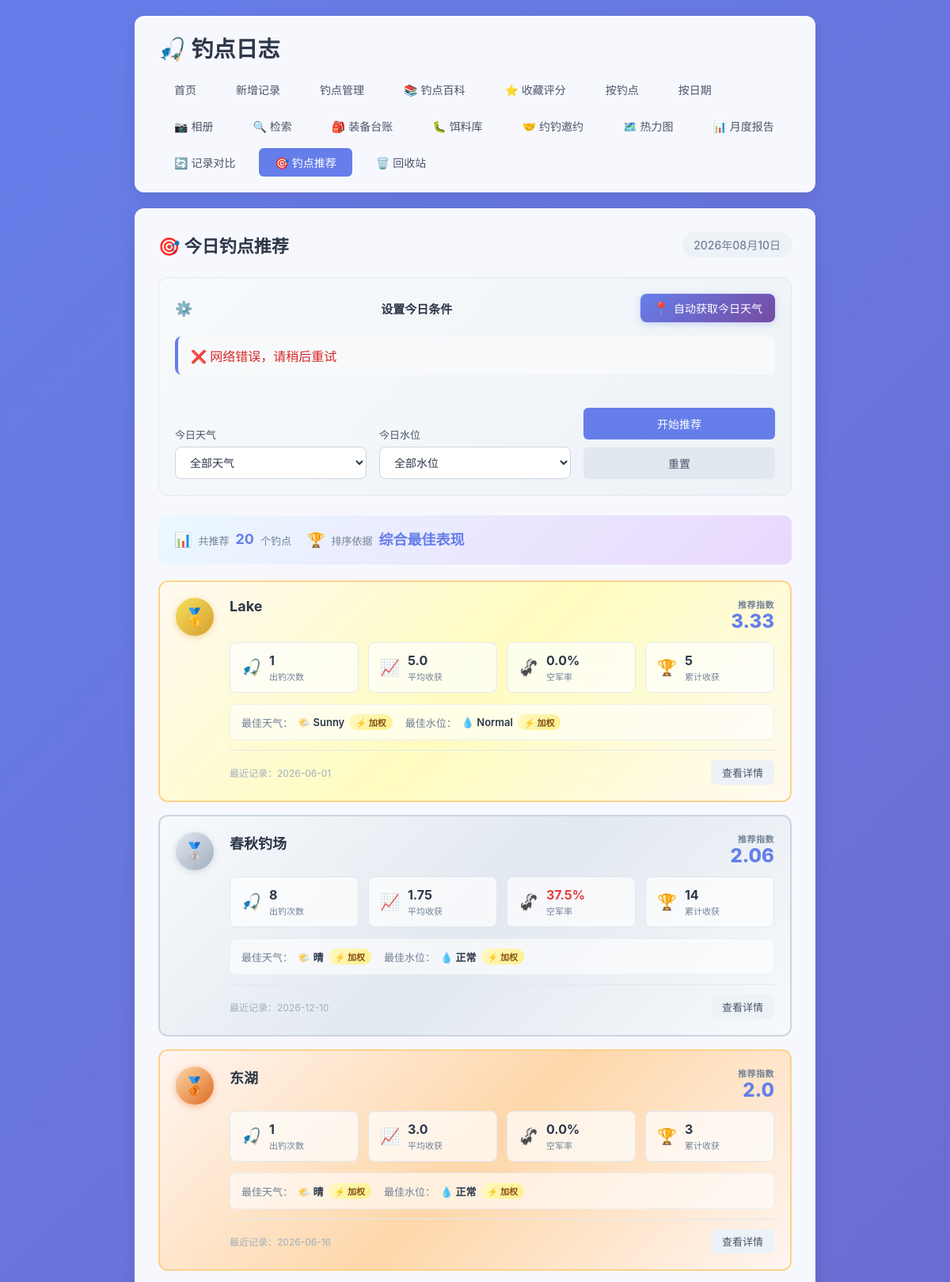
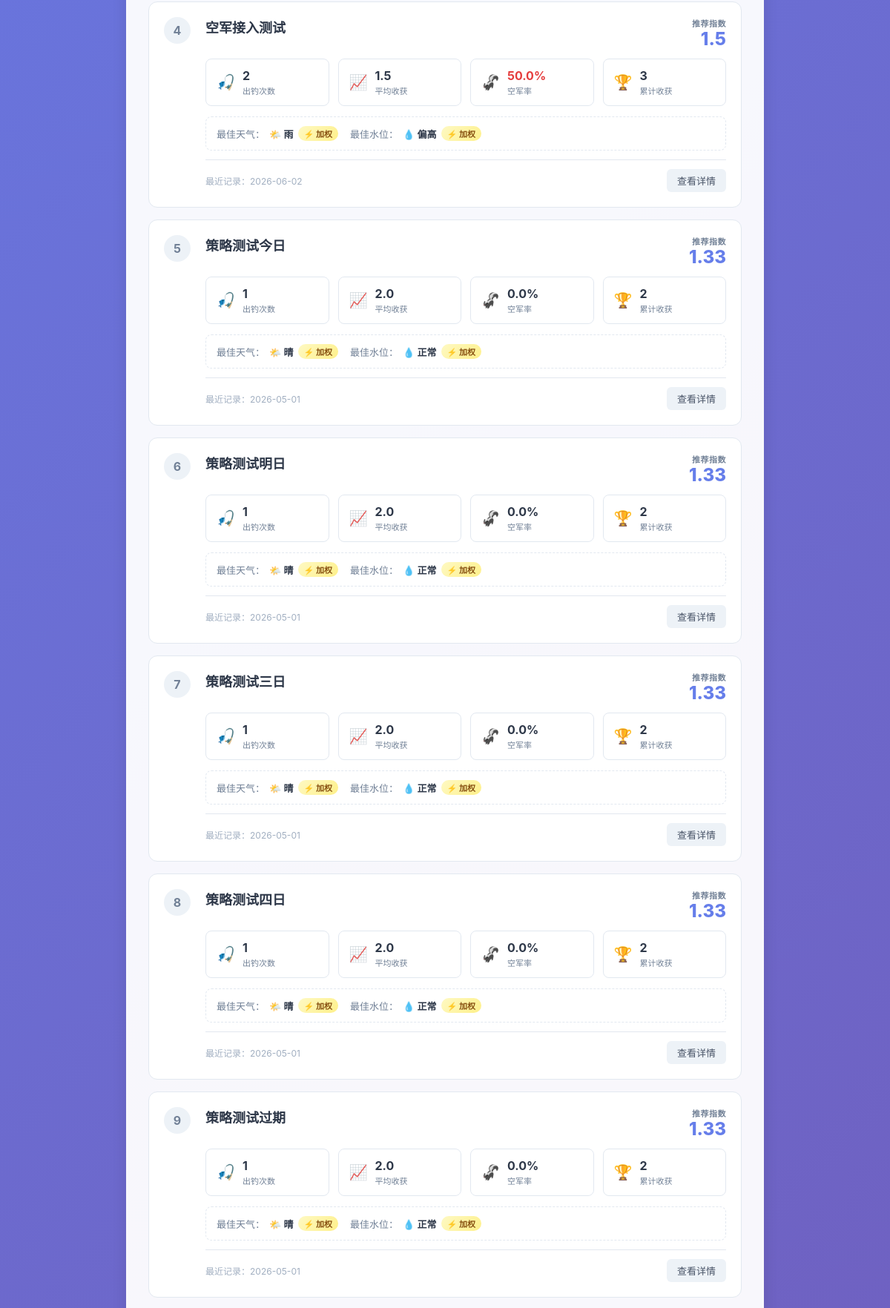
The page /recommend (upper part) on the database its author committed (2 pictures, top to bottom).
### tables this page shows
CREATE TABLE fishing_logs (
            id INTEGER PRIMARY KEY AUTOINCREMENT,
            spot TEXT NOT NULL,
            weather TEXT NOT NULL,
            water_level TEXT NOT NULL,
            bait TEXT NOT NULL,
            fish_species TEXT NOT NULL,
            harvest TEXT NOT NULL,
            next_strategy TEXT,
            created_at DATE NOT NULL
        , temperature TEXT, humidity TEXT, wind TEXT, deleted_at TIMESTAMP, next_strategy_date DATE, moon_phase TEXT, moon_illumination REAL, lunar_day INTEGER, tide_type TEXT, fishing_index INTEGER, astro_description TEXT, sunrise TEXT, sunset TEXT, moonrise TEXT, moonset TEXT, day_length TEXT, civil_twilight_begin TEXT, civil_twilight_end TEXT, fishing_reason TEXT);

### app.py (the view)
@app.route('/recommend')
def spot_recommendation():
    conn = get_db()
    target_weather = request.args.get('weather', '').strip()
    target_water_level = request.args.get('water_level', '').strip()
    auto_weather = request.args.get('auto', '0') == '1'
    common_weathers = get_common_weathers(conn)
    common_water_levels = get_common_water_levels(conn)
    today_weather_info = None
    if not target_weather and auto_weather:
        today_weather_info = fetch_today_weather()
        if today_weather_info.get('success'):
            target_weather = today_weather_info.get('normalized_weather', '')
    recommended_spots = get_recommended_spots(
        conn,
        target_weather=target_weather,
        target_water_level=target_water_level,
        limit=20
    )
    today = datetime.now().strftime('%Y年%m月%d日')
    conn.close()
    return render_template(
        'spot_recommendation.html',
        recommended_spots=recommended_spots,
        target_weather=target_weather,
        target_water_level=target_water_level,
        common_weathers=common_weathers,
        common_water_levels=common_water_levels,
        today=today,
        today_weather_info=today_weather_info
    )

### app.py (called while the page is built, shortened)
def get_db():
    conn = sqlite3.connect(DB_PATH)
    conn.row_factory = sqlite3.Row
    return conn

def get_weather_match_score(spot_stats, target_weather):
    weather_stats = spot_stats['weather_stats']
    if not weather_stats:
        return 0.5
    if not target_weather:
        best_w = spot_stats.get('best_weather', '')
        if best_w and best_w in weather_stats:
            spot_avg = spot_stats['avg_harvest']
            if spot_avg > 0:
                score = weather_stats[best_w]['avg_harvest'] / spot_avg
                return min(score, 1.5)
        return 0.8

def get_water_level_match_score(spot_stats, target_water_level):
    water_level_stats = spot_stats['water_level_stats']
    if not water_level_stats:
        return 0.5
    if not target_water_level:
        best_wl = spot_stats.get('best_water_level', '')
        if best_wl and best_wl in water_level_stats:
            spot_avg = spot_stats['avg_harvest']
            if spot_avg > 0:
                score = water_level_stats[best_wl]['avg_harvest'] / spot_avg
                return min(score, 1.5)
        return 0.8

def calculate_spot_score(spot_stats, target_weather, target_water_level):
    harvest_performance = spot_stats['avg_harvest']
    skunk_penalty = spot_stats['skunk_rate'] / 100.0
    base_harvest_score = harvest_performance * (1 - skunk_penalty * 0.5)
    weather_score = get_weather_match_score(spot_stats, target_weather)
    water_level_score = get_water_level_match_score(spot_stats, target_water_level)
    total_score = (base_harvest_score * 0.4) + (weather_score * harvest_performance * 0.3) + (water_level_score * harvest_performance * 0.3)
    if spot_stats['total_count'] < 3:
        data_confidence = spot_stats['total_count'] / 3.0
        total_score = total_score * (0.5 + data_confidence * 0.5)
    return round(total_score, 2)

def get_common_weathers(conn):
    rows = conn.execute('''
        SELECT DISTINCT weather FROM fishing_logs
        WHERE weather IS NOT NULL AND weather != '' AND deleted_at IS NULL
        ORDER BY weather
    ''').fetchall()
    return [r['weather'] for r in rows]

def get_common_water_levels(conn):
    rows = conn.execute('''
        SELECT DISTINCT water_level FROM fishing_logs
        WHERE water_level IS NOT NULL AND water_level != '' AND deleted_at IS NULL
        ORDER BY water_level
    ''').fetchall()
    return [r['water_level'] for r in rows]

### templates/spot_recommendation.html (shortened to what this page needs)
{% extends 'base.html' %}
{% block content %}
    <div class="page-header">
        <h2>🎯 今日钓点推荐</h2>
        <span class="recommend-date">{{ today }}</span>
    </div>
    <div class="recommend-filter-card">
        <div class="recommend-filter-title">
            <span class="filter-icon">⚙️</span>
            <span>设置今日条件</span>
            <button type="button" class="btn-auto-weather" id="btnAutoWeather" title="自动获取今日天气">
                <span class="auto-icon">📍</span>
                <span class="auto-text">自动获取今日天气</span>
            </button>
        </div>
        <div class="weather-auto-info" id="weatherAutoInfo" style="display:none;">
            <div class="weather-result" id="weatherResult" style="display:none;"></div>
        </div>
        <form method="get" action="{{ url_for('spot_recommendation') }}" class="recommend-filter-form" id="recommendForm">
            <div class="filter-row">
                <div class="filter-item">
                    <label for="weather">今日天气</label>
                    <select id="weather" name="weather">
                        <option value="">全部天气</option>
                    </select>
                </div>
                <div class="filter-item">
                    <label for="water_level">今日水位</label>
                    <select id="water_level" name="water_level">
                        <option value="">全部水位</option>
                    </select>
                </div>
                <div class="filter-item filter-actions">
                    <label>&nbsp;</label>
                    <button type="submit" class="btn btn-primary">开始推荐</button>
                    <a href="{{ url_for('spot_recommendation') }}" class="btn btn-secondary">重置</a>
                </div>
            </div>
        </form>
    </div>
    {% if recommended_spots %}
        <div class="recommend-stats-bar">
            <div class="recommend-stat-item">
                <span class="stat-icon">📊</span>
                <span class="stat-label">共推荐</span>
                <span class="stat-value">{{ recommended_spots|length }}</span>
                <span class="stat-unit">个钓点</span>
            </div>
            {% if not target_weather and not target_water_level %}
                <div class="recommend-stat-item">
                    <span class="stat-icon">🏆</span>
                    <span class="stat-label">排序依据</span>
                    <span class="stat-value">综合最佳表现</span>
                </div>
            {% else %}
                <div class="recommend-stat-item">
                    <span class="stat-icon">🎯</span>
                    <span class="stat-label">匹配模式</span>
                    <span class="stat-value">条件加权</span>
                </div>
            {% endif %}
        </div>
        <div class="recommend-list">
            {% for spot in recommended_spots %}
                <div class="recommend-card {% if spot.rank <= 3 %}recommend-top{% endif %}" data-rank="{{ spot.rank }}">
                    <div class="recommend-rank">
                        {% if spot.rank == 1 %}
                            <span class="rank-badge rank-gold">🥇</span>
                        {% elif spot.rank == 2 %}
                            <span class="rank-badge rank-silver">🥈</span>
                        {% elif spot.rank == 3 %}
                            <span class="rank-badge rank-bronze">🥉</span>
                        {% else %}
                            <span class="rank-badge rank-normal">{{ spot.rank }}</span>
                        {% endif %}
                    </div>
                    <div class="recommend-content">
                        <div class="recommend-header">
                            <h3 class="recommend-spot-name">
                                <a href="{{ url_for('by_spot', spot=spot.name) }}">{{ spot.name }}</a>
                            </h3>
                            <div class="recommend-score">
                                <span class="score-label">推荐指数</span>
                                <span class="score-value">{{ spot.score }}</span>
                            </div>
                        </div>
                        <div class="recommend-stats-grid">
                            <div class="stat-box">
                                <span class="stat-box-icon">🎣</span>
                                <div class="stat-box-info">
                                    <span class="stat-box-value">{{ spot.stats.total_count }}</span>
                                    <span class="stat-box-label">出钓次数</span>
                                </div>
                            </div>
                            <div class="stat-box">
                                <span class="stat-box-icon">📈</span>
                                <div class="stat-box-info">
                                    <span class="stat-box-value">{{ spot.stats.avg_harvest }}</span>
                                    <span class="stat-box-label">平均收获</span>
                                </div>
                            </div>
                            <div class="stat-box {% if spot.stats.skunk_rate > 30 %}stat-box-warning{% endif %}">
                                <span class="stat-box-icon">🦨</span>
                                <div class="stat-box-info">
                                    <span class="stat-box-value">{{ spot.stats.skunk_rate }}%</span>
                                    <span class="stat-box-label">空军率</span>
                                </div>
                            </div>
                            <div class="stat-box">
                                <span class="stat-box-icon">🏆</span>
                                <div class="stat-box-info">
                                    <span class="stat-box-value">{{ spot.stats.total_harvest }}</span>
                                    <span class="stat-box-label">累计收获</span>
                                </div>
                            </div>
                        </div>
                        {% if spot.stats.best_weather or spot.stats.best_water_level %}
                            <div class="recommend-best-conditions">
                                {% if spot.stats.best_weather %}
                                    <div class="best-condition-item">
                                        <span class="best-condition-label">最佳天气：</span>
                                        <span class="best-condition-value">🌤️ {{ spot.stats.best_weather }}</span>
                                        {% if target_weather and spot.stats.best_weather == target_weather %}
                                            <span class="match-badge">✓ 匹配</span>
                                        {% elif not target_weather %}
                                            <span class="match-badge match-badge-auto">⚡ 加权</span>
                                        {% endif %}
                                    </div>
                                {% endif %}
                                {% if spot.stats.best_water_level %}
                                    <div class="best-condition-item">
                                        <span class="best-condition-label">最佳水位：</span>
                                        <span class="best-condition-value">💧 {{ spot.stats.best_water_level }}</span>
                                        {% if target_water_level and spot.stats.best_water_level == target_water_level %}
                                            <span class="match-badge">✓ 匹配</span>
                                        {% elif not target_water_level %}
                                            <span class="match-badge match-badge-auto">⚡ 加权</span>
                                        {% endif %}
                                    </div>
                                {% endif %}
                            </div>
                        {% endif %}
                        {% if spot.stats.last_log_date %}
                            <div class="recommend-footer">
                                <span class="last-log">最近记录：{{ spot.stats.last_log_date }}</span>
                                <a href="{{ url_for('by_spot', spot=spot.name) }}" class="btn btn-small">查看详情</a>
                            </div>
                        {% endif %}
                    </div>
                </div>
            {% endfor %}
        </div>
    {% else %}
        <div class="empty-state">
            <p>暂无推荐钓点，请先添加垂钓记录</p>
            <a href="{{ url_for('add_log') }}" class="btn btn-primary">+ 新增记录</a>
        </div>
    {% endif %}
{% endblock %}

### rows shown on the page
fishing_logs: stats.best_weather "Sunny", stats.best_water_level "Normal", stats.last_log_date "2026-06-01"
fishing_logs: stats.best_water_level "正常", stats.last_log_date "2026-12-10"
fishing_logs: stats.best_water_level "正常", stats.last_log_date "2026-06-16"
fishing_logs: stats.best_water_level "偏高", stats.last_log_date "2026-06-02"
fishing_logs: rank "5", name "策略测试今日", score "1.33", stats.total_count "1", stats.avg_harvest "2.0", stats.skunk_rate "0.0", stats.total_harvest "2", stats.best_weather "晴", stats.best_water_level "正常", stats.last_log_date "2026-05-01"
fishing_logs: rank "6", name "策略测试明日", score "1.33", stats.total_count "1", stats.avg_harvest "2.0", stats.skunk_rate "0.0", stats.total_harvest "2", stats.best_weather "晴", stats.best_water_level "正常", stats.last_log_date "2026-05-01"
fishing_logs: rank "7", name "策略测试三日", score "1.33", stats.total_count "1", stats.avg_harvest "2.0", stats.skunk_rate "0.0", stats.total_harvest "2", stats.best_weather "晴", stats.best_water_level "正常", stats.last_log_date "2026-05-01"
fishing_logs: rank "8", name "策略测试四日", score "1.33", stats.total_count "1", stats.avg_harvest "2.0", stats.skunk_rate "0.0", stats.total_harvest "2", stats.best_weather "晴", stats.best_water_level "正常", stats.last_log_date "2026-05-01"
fishing_logs: rank "9", name "策略测试过期", score "1.33", stats.total_count "1", stats.avg_harvest "2.0", stats.skunk_rate "0.0", stats.total_harvest "2", stats.best_weather "晴", stats.best_water_level "正常", stats.last_log_date "2026-05-01"

### other values the page prints
{{ recommended_spots|length }} "20"
{{ spot.name }} "Lake" "春秋钓场" "东湖" "空军接入测试"
{{ spot.score }} "3.33" "2.06" "2.0" "1.5"
{{ spot.stats.total_count }} "1" "8" "1" "2"
{{ spot.stats.avg_harvest }} "5.0" "1.75" "3.0" "1.5"
{{ spot.stats.skunk_rate }} "0.0" "37.5" "0.0" "50.0"
{{ spot.stats.total_harvest }} "5" "14" "3" "3"
{{ spot.stats.best_weather }} "晴" "晴" "雨"
{{ spot.rank }} "4"
